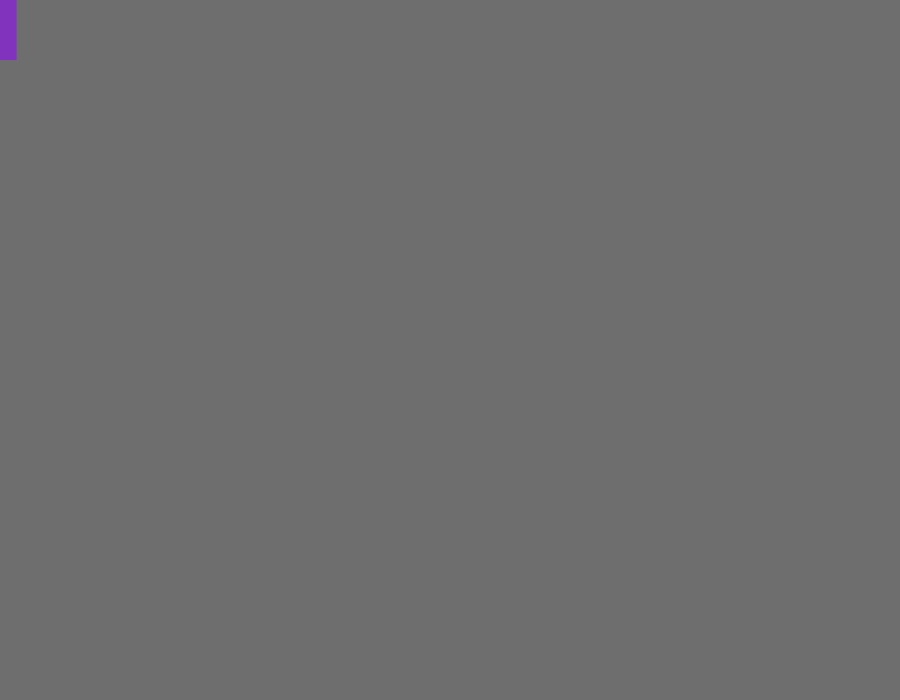
Frame 1 (no input)
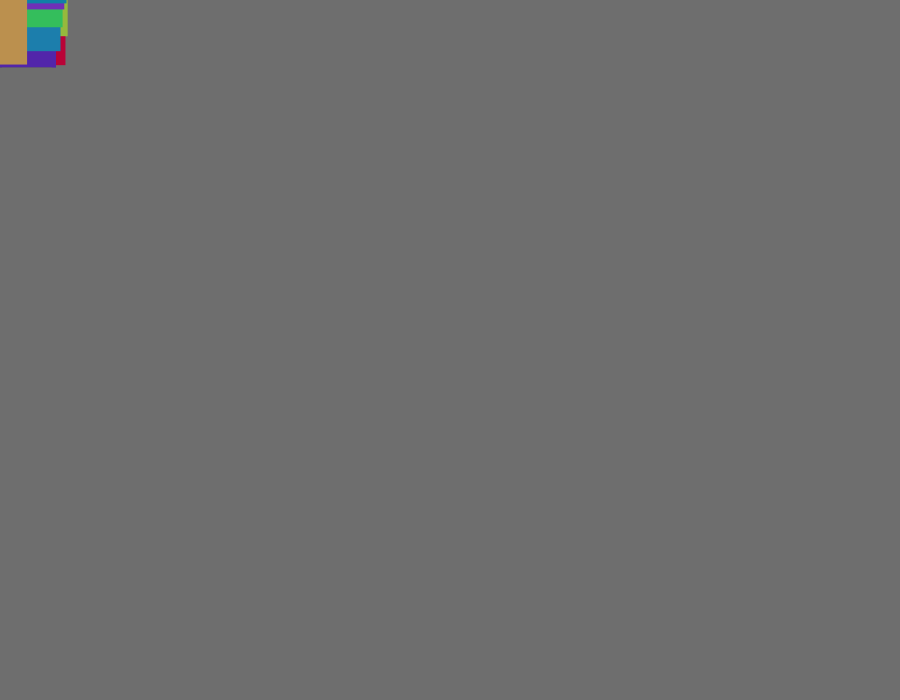
Frame 60 (the mouse pressed at the canvas centre just before this capture)
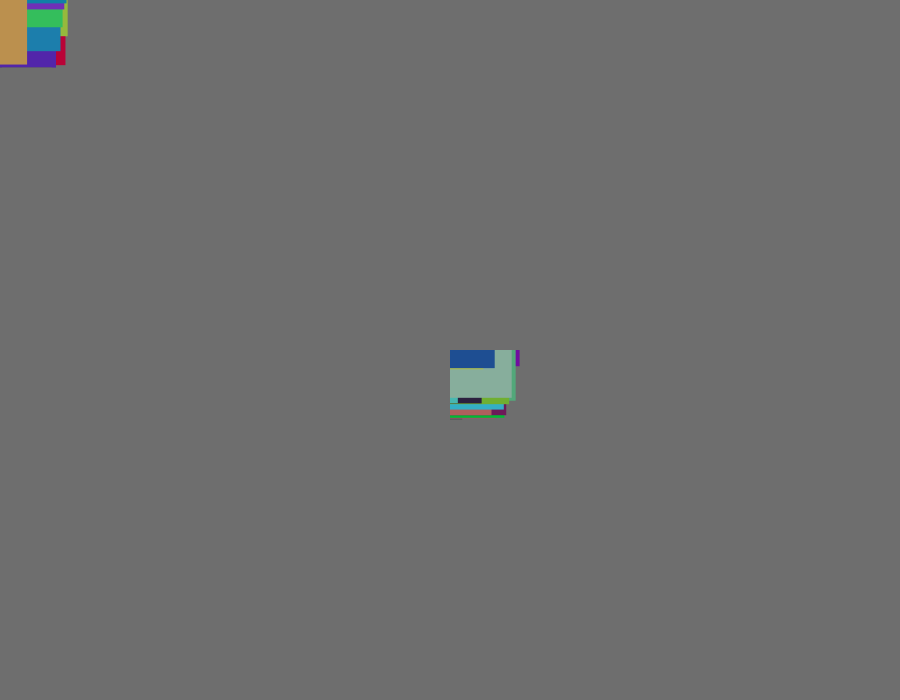
Frame 120 (the mouse held since frame 60 and released just before this capture)

The Processing sketch that drew these frames (run headless with seeded random() and noise(); from frame 60 on, the mouse is pressed at the canvas centre):

// Processing sketch: processing_77983
// ── processing_77983.pde

int x, y;
 
void setup ()
{
  size (900, 700);
  background (110,100);
  x=0;
  y=0;
}
 
void draw ()
{
  if (keyPressed)
  {
    if (key == ' ' || key == ' ')
    {
      background(0);
    }
  }
 
  noStroke();
  fill (random(200), random(200), random(200));
  rect (mouseX, mouseY, random(70), random(70));
}
